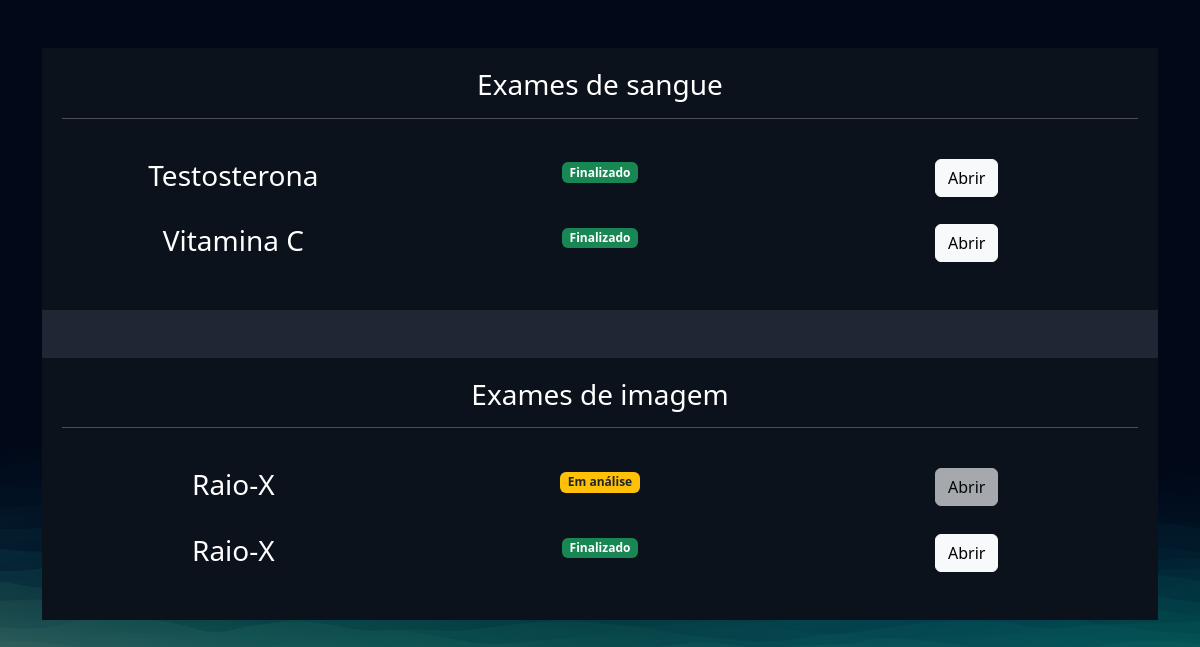
The page /exames/gerenciar_exames/ (signed in) on the database its author committed.
### exames/models.py (models this page shows, shortened)
class SolicitacaoExame(models.Model):
    choice_status = (
        ('E', 'Em análise'),
        ('F', 'Finalizado')
    )
    usuario = models.ForeignKey(User, on_delete=models.DO_NOTHING)
    exame = models.ForeignKey(TiposExames, on_delete=models.DO_NOTHING)
    status = models.CharField(max_length=2, choices=choice_status)
    resultado = models.FileField(upload_to="resultados", null=True, blank=True)
    requer_senha = models.BooleanField(default=False)
    senha = models.CharField(max_length=6, null=True, blank=True)
    def badge_template(self):
        if self.status == 'E':
            classes_css = 'bg-warning text-dark'
            texto = "Em análise"
        elif self.status == 'F':
            classes_css = 'bg-success'
            texto = "Finalizado"
        return mark_safe(f"<span class='badge bg-primary {classes_css}'>{texto}</span>")

class TiposExames(models.Model):
    tipo_choices = (
        ('I', 'Exame de imagem'),
        ('S', 'Exame de Sangue')
    )
    nome = models.CharField(max_length=50)
    tipo = models.CharField(max_length=2, choices=tipo_choices)
    preco = models.FloatField()
    disponivel = models.BooleanField(default=True)
    horario_inicial = models.IntegerField()
    horario_final = models.IntegerField()

### exames/views.py (the view)
# urls.py: path('gerenciar_exames/', views.gerenciar_exames, name="gerenciar_exames"),
@login_required
def gerenciar_exames(request):
    exames = SolicitacaoExame.objects.filter(usuario=request.user)
    return render(request, 'gerenciar_exames.html', {'exames': exames})

### exames/templates/gerenciar_exames.html (shortened to what this page needs)
{% extends "bases/base.html" %}
{% load static %}
{% block 'head' %}
    <link href="{% static 'exames/css/css.css' %}" rel="stylesheet">
    <link href="{% static 'exames/css/gerenciar_pedidos.css' %}" rel="stylesheet">
    <link href="{% static 'exames/css/gerenciar_exames.css' %}" rel="stylesheet">
{% endblock 'head' %}
{% block 'conteudo' %}
    <br>
    <br>
    <div class="container">
        <div class="card card-view">
            <div class="sub-card">
                <h3>Exames de sangue</h3>
                <hr>
                <br>
                {% for exame in exames  %}
                    {% if  exame.exame.tipo == 'S'%}
                        <div class="row">
                            <div class="col-md"><h3>{{exame.exame.nome}}</h3></div>
                            <div class="col-md">{{exame.badge_template}}</div>
                            <div class="col-md">
                                {% if exame.status == 'F' %}
                                    <a href="{% url "permitir_abrir_exame" exame.id %}" class="btn btn-light">Abrir</a>
                                {% else %}
                                    <a href="#" class="btn btn-light disabled">Abrir</a>
                                {% endif %}
                            </div>
                        </div>
                        <br>
                    {% endif %}
                {% endfor %}
            </div>
            <br>
            <br>
            <div class="sub-card">
                <h3>Exames de imagem</h3>
                <hr>
                <br>
                {% for exame in exames  %}
                    {% if  exame.exame.tipo == 'I'%}
                        <div class="row">
                            <div class="col-md"><h3>{{exame.exame.nome}}</h3></div>
                            <div class="col-md">{{exame.badge_template}}</div>
                            <div class="col-md">
                                {% if exame.status == 'F' %}
                                    <a href="{% url "permitir_abrir_exame" exame.id %}" class="btn btn-light">Abrir</a>
                                {% else %}
                                    <a href="#" class="btn btn-light disabled">Abrir</a>
                                {% endif %}
                            </div>
                        </div>
                        <br>
                    {% endif %}
                {% endfor %}
            </div>
        </div>
    </div>
{% endblock 'conteudo' %}

### templates/bases/base.html (shortened to what this page needs)
{% load static %}
<!doctype html>
<html lang="pt-BR">
<head>
<link href="https://cdn.jsdelivr.net/npm/bootstrap@5.3.1/dist/css/bootstrap.min.css" rel="stylesheet">
<link href="{% static 'geral/css/base.css' %}" rel="stylesheet">
{% block 'head' %}{% endblock %}
</head>
<body>
{% block 'conteudo' %}{% endblock %}
</body

### templates/static/geral/css/base.css (style rules this page uses)
:root { --main-color: #151C34; --dark-color: #0C121C ; --light-color: #6DE6EE; --contrast-color: #f4c96b; --differential-color: #066668; }
* { color: white }

### templates/static/exames/css/css.css (style rules this page uses)
body { background-image: url('/static/geral/img/bg2.png'); background-size: cover; }
.card { background-color: rgba(217, 217, 217, .14); color: white; padding: 15px; }

### templates/static/exames/css/gerenciar_pedidos.css (style rules this page uses)
.card-view { text-align: center; padding: 0; border: none; height: 70vh; }

### templates/static/exames/css/gerenciar_exames.css (style rules this page uses)
.sub-card { background-color: var(--dark-color); padding: 20px; }

### rows shown on the page
SolicitacaoExame: exame.nome "Testosterona", badge_template "Finalizado", shows "Abrir"
SolicitacaoExame: exame.nome "Vitamina C", badge_template "Finalizado", shows "Abrir"
SolicitacaoExame: exame.nome "Raio-X", badge_template "Em análise", shows "Abrir"
SolicitacaoExame: exame.nome "Raio-X", badge_template "Finalizado", shows "Abrir"
